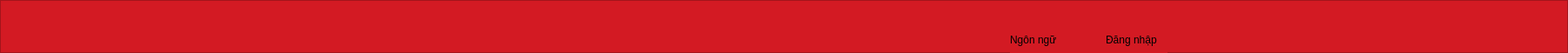
     <widget class="QFrame" name="frame_2">
      <property name="geometry">
       <rect>
        <x>10</x>
        <y>20</y>
        <width>1801</width>
        <height>61</height>
       </rect>
      </property>
      <property name="styleSheet">
       <string notr="true">background-color: rgb(147, 20, 28);
background-color: rgb(170, 0, 0);
background-color: rgb(211, 26, 35);</string>
      </property>
      <property name="frameShape">
       <enum>QFrame::StyledPanel</enum>
      </property>
      <property name="frameShadow">
       <enum>QFrame::Raised</enum>
      </property>
      <widget class="QLabel" name="label_6">
       <property name="geometry">
        <rect>
         <x>1270</x>
         <y>30</y>
         <width>71</width>
         <height>31</height>
        </rect>
       </property>
       <property name="text">
        <string>Đăng nhập</string>
       </property>
      </widget>
      <widget class="QLabel" name="label_7">
       <property name="geometry">
        <rect>
         <x>1160</x>
         <y>20</y>
         <width>111</width>
         <height>51</height>
        </rect>
       </property>
       <property name="text">
        <string>Ngôn ngữ</string>
       </property>
      </widget>
      <widget class="QLabel" name="label_12">
       <property name="geometry">
        <rect>
         <x>20</x>
         <y>30</y>
         <width>111</width>
         <height>21</height>
        </rect>
       </property>
       <property name="text">
        <string/>
       </property>
      </widget>
     </widget>
